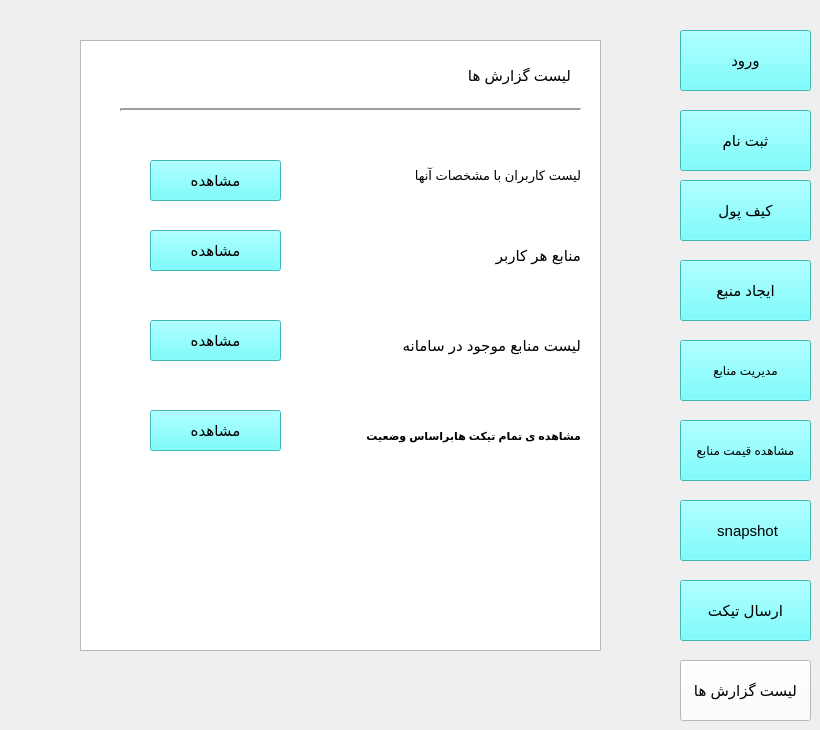
    <widget class="QWidget" name="page_9">
     <widget class="QPushButton" name="sabtenam_btn3_9">
      <property name="geometry">
       <rect>
        <x>680</x>
        <y>110</y>
        <width>131</width>
        <height>61</height>
       </rect>
      </property>
      <property name="font">
       <font>
        <pointsize>11</pointsize>
       </font>
      </property>
      <property name="styleSheet">
       <string notr="true">background-color: rgb(85, 255, 255);</string>
      </property>
      <property name="text">
       <string>ثبت نام</string>
      </property>
     </widget>
     <widget class="QPushButton" name="pushButton_61">
      <property name="geometry">
       <rect>
        <x>680</x>
        <y>260</y>
        <width>131</width>
        <height>61</height>
       </rect>
      </property>
      <property name="font">
       <font>
        <pointsize>11</pointsize>
       </font>
      </property>
      <property name="styleSheet">
       <string notr="true">background-color: rgb(85, 255, 255);</string>
      </property>
      <property name="text">
       <string>ایجاد منبع</string>
      </property>
     </widget>
     <widget class="QPushButton" name="pushButton_62">
      <property name="geometry">
       <rect>
        <x>680</x>
        <y>340</y>
        <width>131</width>
        <height>61</height>
       </rect>
      </property>
      <property name="font">
       <font>
        <pointsize>9</pointsize>
        <weight>50</weight>
        <bold>false</bold>
       </font>
      </property>
      <property name="styleSheet">
       <string notr="true">background-color: rgb(255, 255, 255);
background-color: rgb(85, 255, 255);</string>
      </property>
      <property name="text">
       <string>مدیریت منابع</string>
      </property>
     </widget>
     <widget class="QPushButton" name="wallet_btn_9">
      <property name="geometry">
       <rect>
        <x>680</x>
        <y>180</y>
        <width>131</width>
        <height>61</height>
       </rect>
      </property>
      <property name="font">
       <font>
        <pointsize>11</pointsize>
       </font>
      </property>
      <property name="styleSheet">
       <string notr="true">background-color: rgb(85, 255, 255);</string>
      </property>
      <property name="text">
       <string>کیف پول</string>
      </property>
     </widget>
     <widget class="QPushButton" name="login_btn2_9">
      <property name="geometry">
       <rect>
        <x>680</x>
        <y>30</y>
        <width>131</width>
        <height>61</height>
       </rect>
      </property>
      <property name="font">
       <font>
        <pointsize>11</pointsize>
       </font>
      </property>
      <property name="styleSheet">
       <string notr="true">background-color: rgb(255, 255, 255);
background-color: rgb(85, 255, 255);</string>
      </property>
      <property name="text">
       <string>ورود</string>
      </property>
     </widget>
     <widget class="QPushButton" name="pushButton_63">
      <property name="geometry">
       <rect>
        <x>680</x>
        <y>500</y>
        <width>131</width>
        <height>61</height>
       </rect>
      </property>
      <property name="font">
       <font>
        <pointsize>11</pointsize>
       </font>
      </property>
      <property name="styleSheet">
       <string notr="true">background-color: rgb(85, 255, 255);</string>
      </property>
      <property name="text">
       <string> snapshot</string>
      </property>
     </widget>
     <widget class="QPushButton" name="pushButton_64">
      <property name="geometry">
       <rect>
        <x>680</x>
        <y>580</y>
        <width>131</width>
        <height>61</height>
       </rect>
      </property>
      <property name="font">
       <font>
        <pointsize>11</pointsize>
       </font>
      </property>
      <property name="styleSheet">
       <string notr="true">background-color: rgb(85, 255, 255);</string>
      </property>
      <property name="text">
       <string>ارسال تیکت</string>
      </property>
     </widget>
     <widget class="QPushButton" name="pushButton_65">
      <property name="geometry">
       <rect>
        <x>680</x>
        <y>660</y>
        <width>131</width>
        <height>61</height>
       </rect>
      </property>
      <property name="font">
       <font>
        <pointsize>11</pointsize>
       </font>
      </property>
      <property name="styleSheet">
       <string notr="true">background-color: rgb(255, 255, 255);</string>
      </property>
      <property name="text">
       <string>لیست گزارش ها</string>
      </property>
     </widget>
     <widget class="QPushButton" name="pushButton_66">
      <property name="geometry">
       <rect>
        <x>680</x>
        <y>420</y>
        <width>131</width>
        <height>61</height>
       </rect>
      </property>
      <property name="font">
       <font>
        <pointsize>9</pointsize>
       </font>
      </property>
      <property name="styleSheet">
       <string notr="true">background-color: rgb(85, 255, 255);</string>
      </property>
      <property name="text">
       <string>مشاهده قیمت منابع</string>
      </property>
     </widget>
     <widget class="QLabel" name="label_175">
      <property name="geometry">
       <rect>
        <x>450</x>
        <y>180</y>
        <width>61</width>
        <height>31</height>
       </rect>
      </property>
      <property name="font">
       <font>
        <pointsize>11</pointsize>
       </font>
      </property>
      <property name="text">
       <string>نام منبع</string>
      </property>
     </widget>
     <widget class="QLabel" name="label_176">
      <property name="geometry">
       <rect>
        <x>470</x>
        <y>50</y>
        <width>81</width>
        <height>31</height>
       </rect>
      </property>
      <property name="font">
       <font>
        <pointsize>11</pointsize>
       </font>
      </property>
      <property name="text">
       <string>snapshot</string>
      </property>
     </widget>
     <widget class="QGraphicsView" name="graphicsView_19">
      <property name="geometry">
       <rect>
        <x>80</x>
        <y>40</y>
        <width>521</width>
        <height>611</height>
       </rect>
      </property>
     </widget>
     <widget class="Line" name="line_17">
      <property name="geometry">
       <rect>
        <x>120</x>
        <y>100</y>
        <width>461</width>
        <height>20</height>
       </rect>
      </property>
      <property name="lineWidth">
       <number>2</number>
      </property>
      <property name="orientation">
       <enum>Qt::Horizontal</enum>
      </property>
     </widget>
     <widget class="QLabel" name="label_177">
      <property name="geometry">
       <rect>
        <x>340</x>
        <y>60</y>
        <width>231</width>
        <height>31</height>
       </rect>
      </property>
      <property name="font">
       <font>
        <pointsize>11</pointsize>
       </font>
      </property>
      <property name="text">
       <string>لیست گزارش ها</string>
      </property>
     </widget>
     <widget class="QLabel" name="label_178">
      <property name="geometry">
       <rect>
        <x>350</x>
        <y>160</y>
        <width>231</width>
        <height>31</height>
       </rect>
      </property>
      <property name="font">
       <font>
        <pointsize>10</pointsize>
       </font>
      </property>
      <property name="text">
       <string>لیست کاربران با مشخصات آنها</string>
      </property>
     </widget>
     <widget class="QLabel" name="label_179">
      <property name="geometry">
       <rect>
        <x>350</x>
        <y>240</y>
        <width>231</width>
        <height>31</height>
       </rect>
      </property>
      <property name="font">
       <font>
        <pointsize>11</pointsize>
       </font>
      </property>
      <property name="text">
       <string>منابع هر کاربر</string>
      </property>
     </widget>
     <widget class="QLabel" name="label_180">
      <property name="geometry">
       <rect>
        <x>350</x>
        <y>330</y>
        <width>231</width>
        <height>31</height>
       </rect>
      </property>
      <property name="font">
       <font>
        <pointsize>11</pointsize>
       </font>
      </property>
      <property name="text">
       <string>لیست منابع موجود در سامانه</string>
      </property>
     </widget>
     <widget class="QLabel" name="label_181">
      <property name="geometry">
       <rect>
        <x>320</x>
        <y>420</y>
        <width>261</width>
        <height>31</height>
       </rect>
      </property>
      <property name="font">
       <font>
        <pointsize>8</pointsize>
        <weight>75</weight>
        <bold>true</bold>
       </font>
      </property>
      <property name="text">
       <string>مشاهده ی تمام تیکت هابراساس وضعیت</string>
      </property>
     </widget>
     <widget class="QPushButton" name="login_btn2_10">
      <property name="geometry">
       <rect>
        <x>150</x>
        <y>160</y>
        <width>131</width>
        <height>41</height>
       </rect>
      </property>
      <property name="font">
       <font>
        <pointsize>11</pointsize>
       </font>
      </property>
      <property name="styleSheet">
       <string notr="true">background-color: rgb(255, 255, 255);
background-color: rgb(85, 255, 255);</string>
      </property>
      <property name="text">
       <string>مشاهده</string>
      </property>
     </widget>
     <widget class="QPushButton" name="login_btn2_11">
      <property name="geometry">
       <rect>
        <x>150</x>
        <y>230</y>
        <width>131</width>
        <height>41</height>
       </rect>
      </property>
      <property name="font">
       <font>
        <pointsize>11</pointsize>
       </font>
      </property>
      <property name="styleSheet">
       <string notr="true">background-color: rgb(255, 255, 255);
background-color: rgb(85, 255, 255);</string>
      </property>
      <property name="text">
       <string>مشاهده</string>
      </property>
     </widget>
     <widget class="QPushButton" name="login_btn2_12">
      <property name="geometry">
       <rect>
        <x>150</x>
        <y>320</y>
        <width>131</width>
        <height>41</height>
       </rect>
      </property>
      <property name="font">
       <font>
        <pointsize>11</pointsize>
       </font>
      </property>
      <property name="styleSheet">
       <string notr="true">background-color: rgb(255, 255, 255);
background-color: rgb(85, 255, 255);</string>
      </property>
      <property name="text">
       <string>مشاهده</string>
      </property>
     </widget>
     <widget class="QPushButton" name="login_btn2_13">
      <property name="geometry">
       <rect>
        <x>150</x>
        <y>410</y>
        <width>131</width>
        <height>41</height>
       </rect>
      </property>
      <property name="font">
       <font>
        <pointsize>11</pointsize>
       </font>
      </property>
      <property name="styleSheet">
       <string notr="true">background-color: rgb(255, 255, 255);
background-color: rgb(85, 255, 255);</string>
      </property>
      <property name="text">
       <string>مشاهده</string>
      </property>
     </widget>
    </widget>
